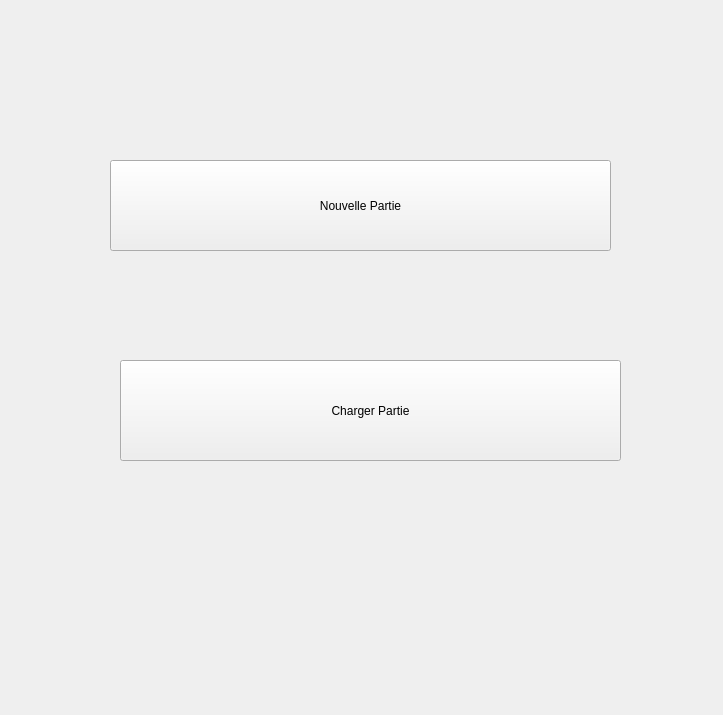
<?xml version="1.0" encoding="UTF-8"?>
<ui version="4.0">
 <class>PageAcceuil</class>
 <widget class="QWidget" name="PageAcceuil">
  <property name="geometry">
   <rect>
    <x>0</x>
    <y>0</y>
    <width>723</width>
    <height>715</height>
   </rect>
  </property>
  <property name="minimumSize">
   <size>
    <width>317</width>
    <height>0</height>
   </size>
  </property>
  <property name="windowTitle">
   <string>Form</string>
  </property>
  <widget class="QPushButton" name="buttonNewGame">
   <property name="geometry">
    <rect>
     <x>110</x>
     <y>160</y>
     <width>501</width>
     <height>91</height>
    </rect>
   </property>
   <property name="text">
    <string>Nouvelle Partie</string>
   </property>
  </widget>
  <widget class="QPushButton" name="buttonLoadGame">
   <property name="geometry">
    <rect>
     <x>120</x>
     <y>360</y>
     <width>501</width>
     <height>101</height>
    </rect>
   </property>
   <property name="text">
    <string>Charger Partie</string>
   </property>
  </widget>
 </widget>
 <resources/>
 <connections/>
</ui>
